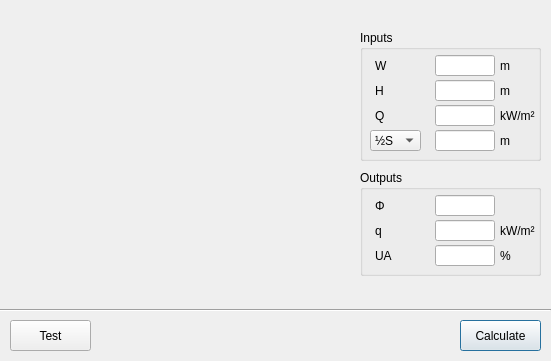
<?xml version="1.0" encoding="UTF-8"?>
<ui version="4.0">
 <class>dialog_4_1_br187_parallel_simple</class>
 <widget class="QDialog" name="dialog_4_1_br187_parallel_simple">
  <property name="geometry">
   <rect>
    <x>0</x>
    <y>0</y>
    <width>551</width>
    <height>361</height>
   </rect>
  </property>
  <property name="windowTitle">
   <string>BR 187 Thermal Radiation Calculation (Parallel)</string>
  </property>
  <widget class="QGroupBox" name="groupBox_2">
   <property name="geometry">
    <rect>
     <x>360</x>
     <y>170</y>
     <width>181</width>
     <height>106</height>
    </rect>
   </property>
   <property name="title">
    <string>Outputs</string>
   </property>
   <widget class="QLineEdit" name="lineEdit_out_Phi">
    <property name="geometry">
     <rect>
      <x>75</x>
      <y>25</y>
      <width>60</width>
      <height>21</height>
     </rect>
    </property>
    <property name="sizePolicy">
     <sizepolicy hsizetype="Fixed" vsizetype="Fixed">
      <horstretch>0</horstretch>
      <verstretch>0</verstretch>
     </sizepolicy>
    </property>
    <property name="minimumSize">
     <size>
      <width>0</width>
      <height>0</height>
     </size>
    </property>
    <property name="maximumSize">
     <size>
      <width>60</width>
      <height>16777215</height>
     </size>
    </property>
   </widget>
   <widget class="QLineEdit" name="lineEdit_out_q">
    <property name="geometry">
     <rect>
      <x>75</x>
      <y>50</y>
      <width>60</width>
      <height>21</height>
     </rect>
    </property>
    <property name="sizePolicy">
     <sizepolicy hsizetype="Fixed" vsizetype="Fixed">
      <horstretch>0</horstretch>
      <verstretch>0</verstretch>
     </sizepolicy>
    </property>
    <property name="minimumSize">
     <size>
      <width>0</width>
      <height>0</height>
     </size>
    </property>
    <property name="maximumSize">
     <size>
      <width>60</width>
      <height>16777215</height>
     </size>
    </property>
   </widget>
   <widget class="QLineEdit" name="lineEdit_out_S_or_UA">
    <property name="geometry">
     <rect>
      <x>75</x>
      <y>75</y>
      <width>60</width>
      <height>21</height>
     </rect>
    </property>
    <property name="sizePolicy">
     <sizepolicy hsizetype="Fixed" vsizetype="Fixed">
      <horstretch>0</horstretch>
      <verstretch>0</verstretch>
     </sizepolicy>
    </property>
    <property name="minimumSize">
     <size>
      <width>0</width>
      <height>0</height>
     </size>
    </property>
    <property name="maximumSize">
     <size>
      <width>60</width>
      <height>16777215</height>
     </size>
    </property>
   </widget>
   <widget class="QLabel" name="label_11">
    <property name="geometry">
     <rect>
      <x>15</x>
      <y>25</y>
      <width>40</width>
      <height>21</height>
     </rect>
    </property>
    <property name="sizePolicy">
     <sizepolicy hsizetype="Fixed" vsizetype="Fixed">
      <horstretch>0</horstretch>
      <verstretch>0</verstretch>
     </sizepolicy>
    </property>
    <property name="minimumSize">
     <size>
      <width>40</width>
      <height>0</height>
     </size>
    </property>
    <property name="maximumSize">
     <size>
      <width>40</width>
      <height>16777215</height>
     </size>
    </property>
    <property name="toolTip">
     <string>Solved view factor</string>
    </property>
    <property name="text">
     <string>Φ</string>
    </property>
   </widget>
   <widget class="QLabel" name="label_12">
    <property name="geometry">
     <rect>
      <x>15</x>
      <y>50</y>
      <width>40</width>
      <height>21</height>
     </rect>
    </property>
    <property name="sizePolicy">
     <sizepolicy hsizetype="Fixed" vsizetype="Fixed">
      <horstretch>0</horstretch>
      <verstretch>0</verstretch>
     </sizepolicy>
    </property>
    <property name="minimumSize">
     <size>
      <width>20</width>
      <height>0</height>
     </size>
    </property>
    <property name="maximumSize">
     <size>
      <width>40</width>
      <height>16777215</height>
     </size>
    </property>
    <property name="toolTip">
     <string>Solved heat flux at receiver surface 100 % unprotected.</string>
    </property>
    <property name="text">
     <string>q</string>
    </property>
   </widget>
   <widget class="QLabel" name="label_out_S_or_UA">
    <property name="geometry">
     <rect>
      <x>15</x>
      <y>75</y>
      <width>40</width>
      <height>21</height>
     </rect>
    </property>
    <property name="sizePolicy">
     <sizepolicy hsizetype="Fixed" vsizetype="Fixed">
      <horstretch>0</horstretch>
      <verstretch>0</verstretch>
     </sizepolicy>
    </property>
    <property name="minimumSize">
     <size>
      <width>20</width>
      <height>0</height>
     </size>
    </property>
    <property name="maximumSize">
     <size>
      <width>40</width>
      <height>16777215</height>
     </size>
    </property>
    <property name="toolTip">
     <string>Solved maximum permissible unprotected area</string>
    </property>
    <property name="text">
     <string>UA</string>
    </property>
   </widget>
   <widget class="QLabel" name="label_25">
    <property name="geometry">
     <rect>
      <x>140</x>
      <y>50</y>
      <width>50</width>
      <height>21</height>
     </rect>
    </property>
    <property name="text">
     <string>kW/m²</string>
    </property>
   </widget>
   <widget class="QLabel" name="label_out_unit_S_or_UA">
    <property name="geometry">
     <rect>
      <x>140</x>
      <y>75</y>
      <width>50</width>
      <height>21</height>
     </rect>
    </property>
    <property name="text">
     <string>%</string>
    </property>
   </widget>
  </widget>
  <widget class="QGroupBox" name="groupBox">
   <property name="geometry">
    <rect>
     <x>360</x>
     <y>30</y>
     <width>181</width>
     <height>131</height>
    </rect>
   </property>
   <property name="title">
    <string>Inputs</string>
   </property>
   <widget class="QLabel" name="label_unit_S_or_UA">
    <property name="geometry">
     <rect>
      <x>140</x>
      <y>100</y>
      <width>145</width>
      <height>21</height>
     </rect>
    </property>
    <property name="minimumSize">
     <size>
      <width>0</width>
      <height>0</height>
     </size>
    </property>
    <property name="maximumSize">
     <size>
      <width>16777215</width>
      <height>16777215</height>
     </size>
    </property>
    <property name="text">
     <string>m</string>
    </property>
   </widget>
   <widget class="QLabel" name="label_34">
    <property name="geometry">
     <rect>
      <x>140</x>
      <y>75</y>
      <width>146</width>
      <height>21</height>
     </rect>
    </property>
    <property name="minimumSize">
     <size>
      <width>0</width>
      <height>0</height>
     </size>
    </property>
    <property name="maximumSize">
     <size>
      <width>16777215</width>
      <height>16777215</height>
     </size>
    </property>
    <property name="text">
     <string>kW/m²</string>
    </property>
   </widget>
   <widget class="QLabel" name="label_33">
    <property name="geometry">
     <rect>
      <x>140</x>
      <y>50</y>
      <width>146</width>
      <height>21</height>
     </rect>
    </property>
    <property name="minimumSize">
     <size>
      <width>0</width>
      <height>0</height>
     </size>
    </property>
    <property name="maximumSize">
     <size>
      <width>16777215</width>
      <height>16777215</height>
     </size>
    </property>
    <property name="text">
     <string>m</string>
    </property>
   </widget>
   <widget class="QLabel" name="label_32">
    <property name="geometry">
     <rect>
      <x>140</x>
      <y>25</y>
      <width>146</width>
      <height>21</height>
     </rect>
    </property>
    <property name="minimumSize">
     <size>
      <width>0</width>
      <height>0</height>
     </size>
    </property>
    <property name="maximumSize">
     <size>
      <width>16777215</width>
      <height>16777215</height>
     </size>
    </property>
    <property name="text">
     <string>m</string>
    </property>
   </widget>
   <widget class="QLineEdit" name="lineEdit_W">
    <property name="geometry">
     <rect>
      <x>75</x>
      <y>25</y>
      <width>60</width>
      <height>21</height>
     </rect>
    </property>
    <property name="sizePolicy">
     <sizepolicy hsizetype="Fixed" vsizetype="Fixed">
      <horstretch>0</horstretch>
      <verstretch>0</verstretch>
     </sizepolicy>
    </property>
    <property name="minimumSize">
     <size>
      <width>0</width>
      <height>0</height>
     </size>
    </property>
    <property name="maximumSize">
     <size>
      <width>60</width>
      <height>16777215</height>
     </size>
    </property>
    <property name="baseSize">
     <size>
      <width>0</width>
      <height>0</height>
     </size>
    </property>
   </widget>
   <widget class="QLineEdit" name="lineEdit_H">
    <property name="geometry">
     <rect>
      <x>75</x>
      <y>50</y>
      <width>60</width>
      <height>21</height>
     </rect>
    </property>
    <property name="sizePolicy">
     <sizepolicy hsizetype="Fixed" vsizetype="Fixed">
      <horstretch>0</horstretch>
      <verstretch>0</verstretch>
     </sizepolicy>
    </property>
    <property name="minimumSize">
     <size>
      <width>0</width>
      <height>0</height>
     </size>
    </property>
    <property name="maximumSize">
     <size>
      <width>60</width>
      <height>16777215</height>
     </size>
    </property>
    <property name="baseSize">
     <size>
      <width>0</width>
      <height>0</height>
     </size>
    </property>
   </widget>
   <widget class="QLineEdit" name="lineEdit_S_or_UA">
    <property name="geometry">
     <rect>
      <x>75</x>
      <y>100</y>
      <width>60</width>
      <height>21</height>
     </rect>
    </property>
    <property name="sizePolicy">
     <sizepolicy hsizetype="Fixed" vsizetype="Fixed">
      <horstretch>0</horstretch>
      <verstretch>0</verstretch>
     </sizepolicy>
    </property>
    <property name="minimumSize">
     <size>
      <width>0</width>
      <height>0</height>
     </size>
    </property>
    <property name="maximumSize">
     <size>
      <width>60</width>
      <height>16777215</height>
     </size>
    </property>
    <property name="baseSize">
     <size>
      <width>0</width>
      <height>0</height>
     </size>
    </property>
   </widget>
   <widget class="QLineEdit" name="lineEdit_Q">
    <property name="geometry">
     <rect>
      <x>75</x>
      <y>75</y>
      <width>60</width>
      <height>21</height>
     </rect>
    </property>
    <property name="sizePolicy">
     <sizepolicy hsizetype="Fixed" vsizetype="Fixed">
      <horstretch>0</horstretch>
      <verstretch>0</verstretch>
     </sizepolicy>
    </property>
    <property name="minimumSize">
     <size>
      <width>0</width>
      <height>0</height>
     </size>
    </property>
    <property name="maximumSize">
     <size>
      <width>60</width>
      <height>16777215</height>
     </size>
    </property>
    <property name="baseSize">
     <size>
      <width>0</width>
      <height>0</height>
     </size>
    </property>
   </widget>
   <widget class="QComboBox" name="comboBox_S_or_UA">
    <property name="geometry">
     <rect>
      <x>10</x>
      <y>100</y>
      <width>51</width>
      <height>21</height>
     </rect>
    </property>
    <property name="sizePolicy">
     <sizepolicy hsizetype="Preferred" vsizetype="Preferred">
      <horstretch>0</horstretch>
      <verstretch>0</verstretch>
     </sizepolicy>
    </property>
    <property name="minimumSize">
     <size>
      <width>0</width>
      <height>0</height>
     </size>
    </property>
    <property name="maximumSize">
     <size>
      <width>80</width>
      <height>30</height>
     </size>
    </property>
    <item>
     <property name="text">
      <string>½S</string>
     </property>
    </item>
    <item>
     <property name="text">
      <string>UA</string>
     </property>
    </item>
   </widget>
   <widget class="QLabel" name="label_23">
    <property name="geometry">
     <rect>
      <x>15</x>
      <y>75</y>
      <width>43</width>
      <height>21</height>
     </rect>
    </property>
    <property name="sizePolicy">
     <sizepolicy hsizetype="Fixed" vsizetype="Fixed">
      <horstretch>0</horstretch>
      <verstretch>0</verstretch>
     </sizepolicy>
    </property>
    <property name="minimumSize">
     <size>
      <width>0</width>
      <height>0</height>
     </size>
    </property>
    <property name="maximumSize">
     <size>
      <width>50</width>
      <height>30</height>
     </size>
    </property>
    <property name="toolTip">
     <string>Heat flux of emitter</string>
    </property>
    <property name="text">
     <string>Q</string>
    </property>
   </widget>
   <widget class="QLabel" name="label_26">
    <property name="geometry">
     <rect>
      <x>15</x>
      <y>50</y>
      <width>43</width>
      <height>21</height>
     </rect>
    </property>
    <property name="sizePolicy">
     <sizepolicy hsizetype="Fixed" vsizetype="Fixed">
      <horstretch>0</horstretch>
      <verstretch>0</verstretch>
     </sizepolicy>
    </property>
    <property name="minimumSize">
     <size>
      <width>0</width>
      <height>0</height>
     </size>
    </property>
    <property name="maximumSize">
     <size>
      <width>50</width>
      <height>30</height>
     </size>
    </property>
    <property name="toolTip">
     <string>Height of emitter</string>
    </property>
    <property name="text">
     <string>H</string>
    </property>
   </widget>
   <widget class="QLabel" name="label_30">
    <property name="geometry">
     <rect>
      <x>15</x>
      <y>25</y>
      <width>43</width>
      <height>21</height>
     </rect>
    </property>
    <property name="minimumSize">
     <size>
      <width>0</width>
      <height>0</height>
     </size>
    </property>
    <property name="maximumSize">
     <size>
      <width>50</width>
      <height>30</height>
     </size>
    </property>
    <property name="toolTip">
     <string>Width of emitter</string>
    </property>
    <property name="text">
     <string>W</string>
    </property>
   </widget>
  </widget>
  <widget class="QPushButton" name="pushButton_calculate">
   <property name="geometry">
    <rect>
     <x>460</x>
     <y>320</y>
     <width>81</width>
     <height>31</height>
    </rect>
   </property>
   <property name="text">
    <string>Calculate</string>
   </property>
  </widget>
  <widget class="QLabel" name="label">
   <property name="geometry">
    <rect>
     <x>10</x>
     <y>10</y>
     <width>341</width>
     <height>285</height>
    </rect>
   </property>
   <property name="text">
    <string/>
   </property>
   <property name="pixmap">
    <pixmap>images/phi_calculator_parallel simple_341x285.png</pixmap>
   </property>
  </widget>
  <widget class="Line" name="line">
   <property name="geometry">
    <rect>
     <x>0</x>
     <y>300</y>
     <width>551</width>
     <height>21</height>
    </rect>
   </property>
   <property name="orientation">
    <enum>Qt::Horizontal</enum>
   </property>
  </widget>
  <widget class="QPushButton" name="pushButton_test">
   <property name="geometry">
    <rect>
     <x>10</x>
     <y>320</y>
     <width>81</width>
     <height>31</height>
    </rect>
   </property>
   <property name="text">
    <string>Test</string>
   </property>
  </widget>
 </widget>
 <tabstops>
  <tabstop>lineEdit_W</tabstop>
  <tabstop>lineEdit_H</tabstop>
  <tabstop>lineEdit_Q</tabstop>
  <tabstop>comboBox_S_or_UA</tabstop>
  <tabstop>lineEdit_S_or_UA</tabstop>
  <tabstop>pushButton_calculate</tabstop>
  <tabstop>lineEdit_out_Phi</tabstop>
  <tabstop>lineEdit_out_q</tabstop>
  <tabstop>lineEdit_out_S_or_UA</tabstop>
 </tabstops>
 <resources/>
 <connections/>
</ui>
